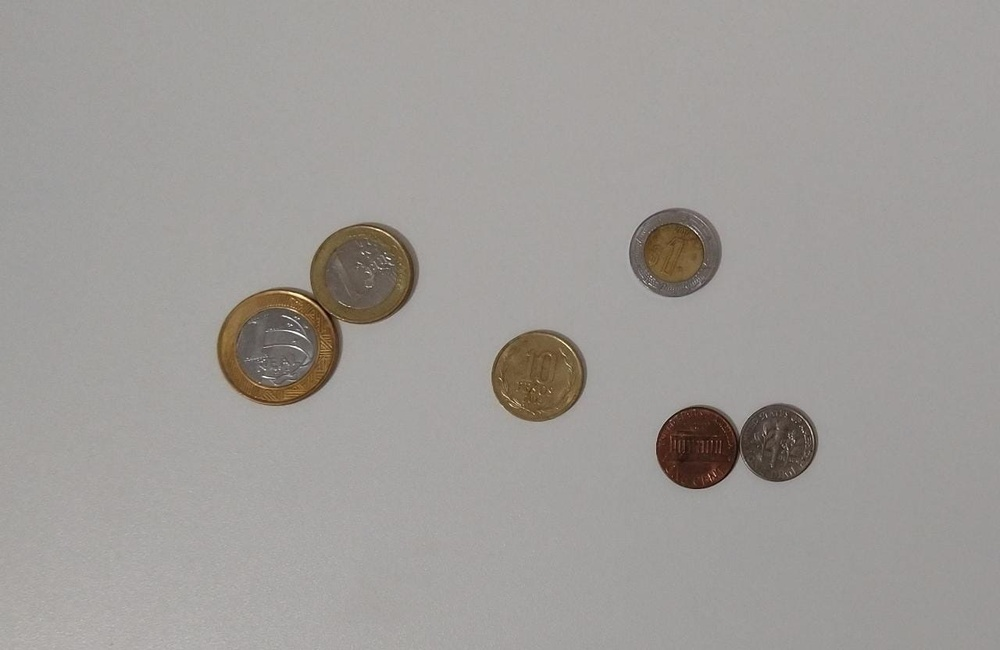
#> input picture Pratica_3/imagemMoedas.jpeg, 1000 x 650 px, shrunk from 1280 x 832 before the run
$ python MorphologicOP.py
#> lines starting #> are read from the running program, lines starting #| are printed output that depends on the picture; after the words box and inside, x2 and y2 are one past the last pixel; in counts of white or black regions, pixels touching at a corner belong together
# Importaçoes
import cv2
import numpy as np
# Ler a imagem
img = cv2.imread("imagemMoedas.jpeg", 0)
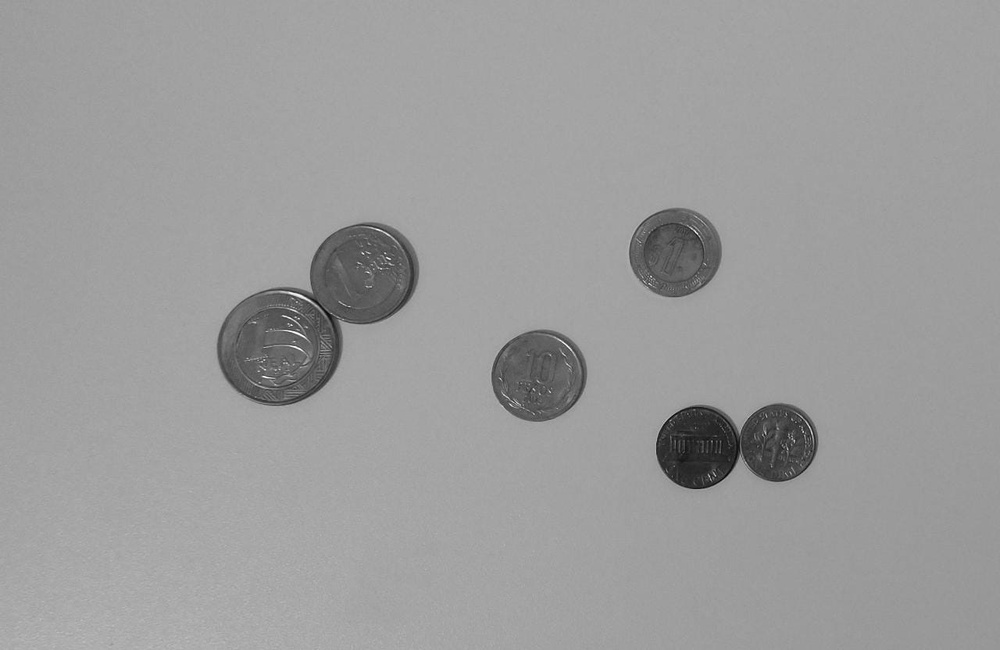
#> img: shape (650, 1000); min 6, max 255, mean 156
# Declarando o Kernel
kernel = np.ones((5,5),np.uint8)
# Utilizando a limiarização para identificar as moedas
limiar, imgLimiar = cv2.threshold(img, 140, 255,cv2.THRESH_BINARY_INV)
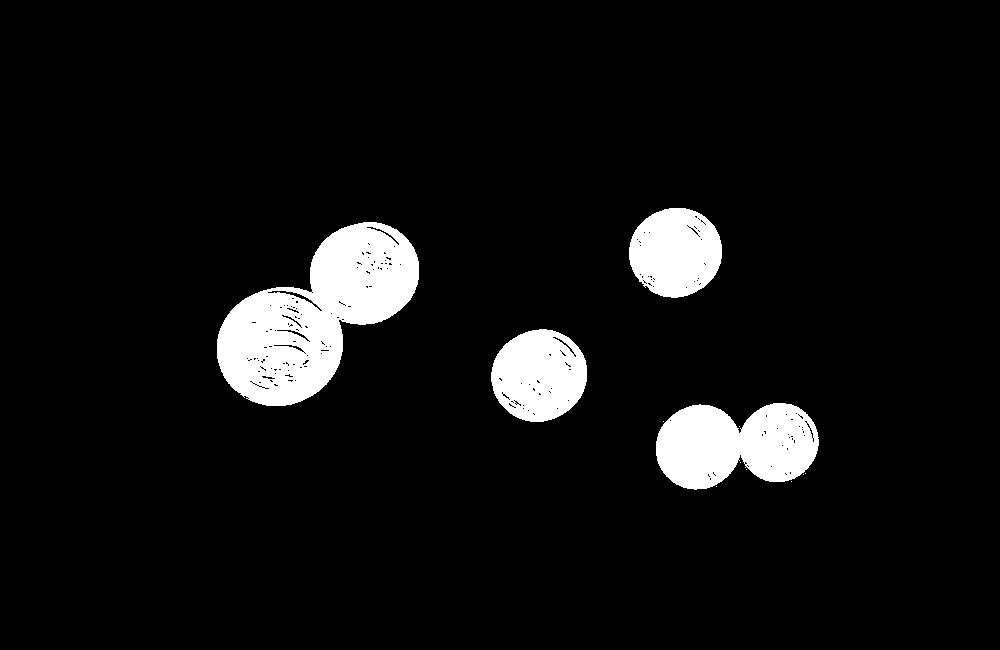
#> imgLimiar: shape (650, 1000); 6.7% white; 12 white regions (8 under 20 px), largest, box (x1, y1, x2, y2) and area: (217, 222, 419, 406) 19894, (656, 403, 819, 490) 10525, (491, 329, 587, 422) 6818, (629, 208, 722, 298) 6477
# realizar as operações morfologicas de abertura e fechamento em sequencia
acao = cv2.morphologyEx(imgLimiar,cv2.MORPH_OPEN, kernel)
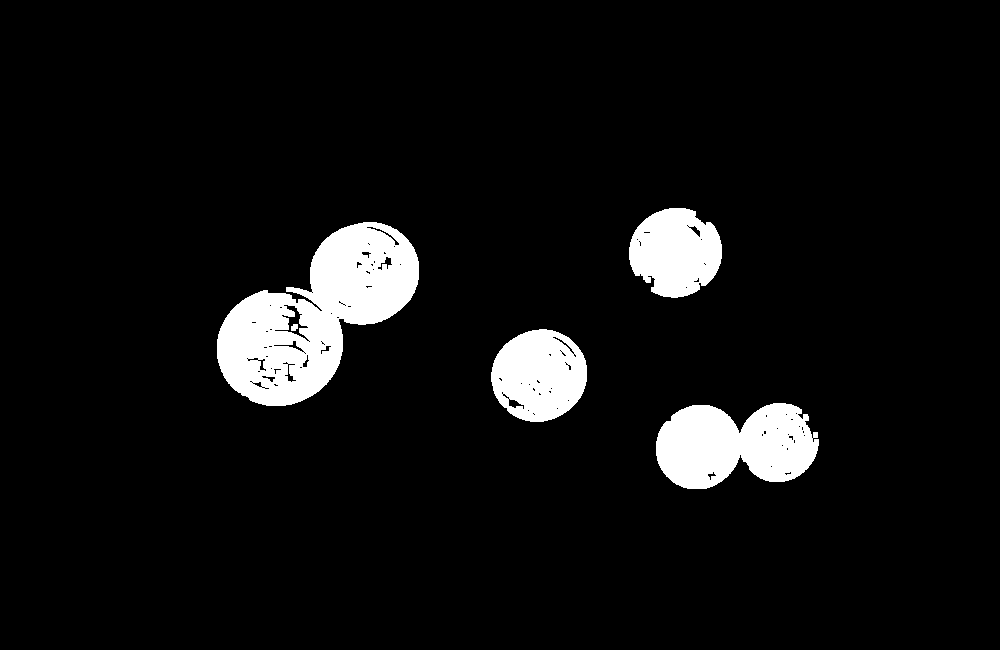
#> acao: shape (650, 1000); 6.6% white; 5 white regions, box (x1, y1, x2, y2) and area: (217, 222, 419, 406) 19425, (656, 403, 819, 489) 10371, (491, 329, 587, 422) 6767, (629, 208, 722, 298) 6269, (291, 324, 298, 331) 41
acao = cv2.morphologyEx(imgLimiar,cv2.MORPH_CLOSE, kernel)
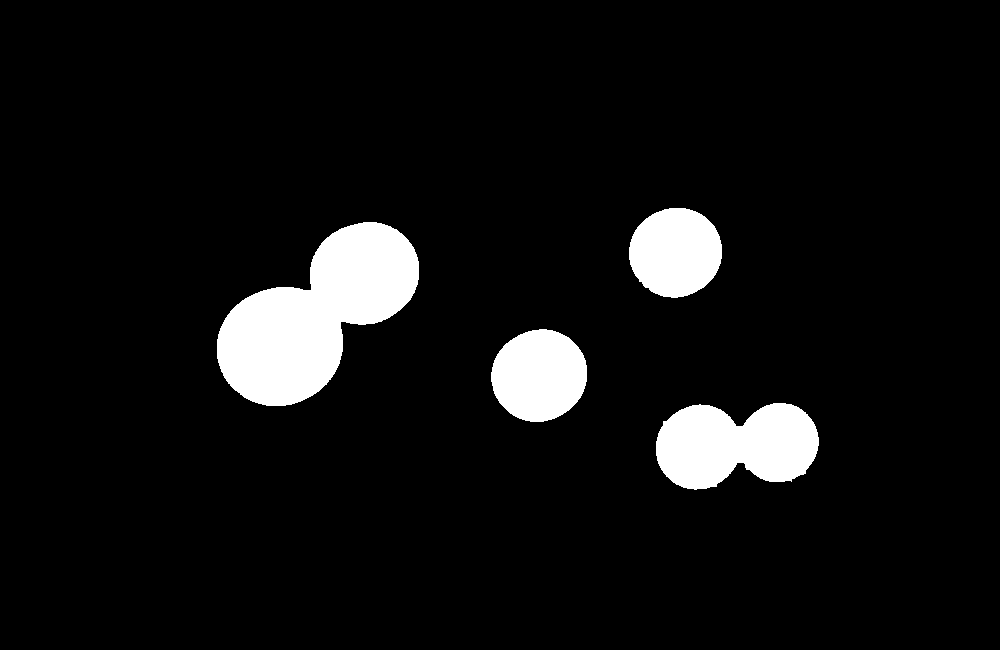
#> acao: shape (650, 1000); 6.9% white; 4 white regions, box (x1, y1, x2, y2) and area: (217, 222, 419, 406) 20533, (656, 403, 819, 490) 10689, (491, 329, 587, 422) 6951, (629, 208, 722, 298) 6554
# mostrando as imagens limiarizadas e finalizadas
cv2.imshow("Limiar", imgLimiar)
cv2.imshow("Final", acao)
cv2.waitKey(0)
